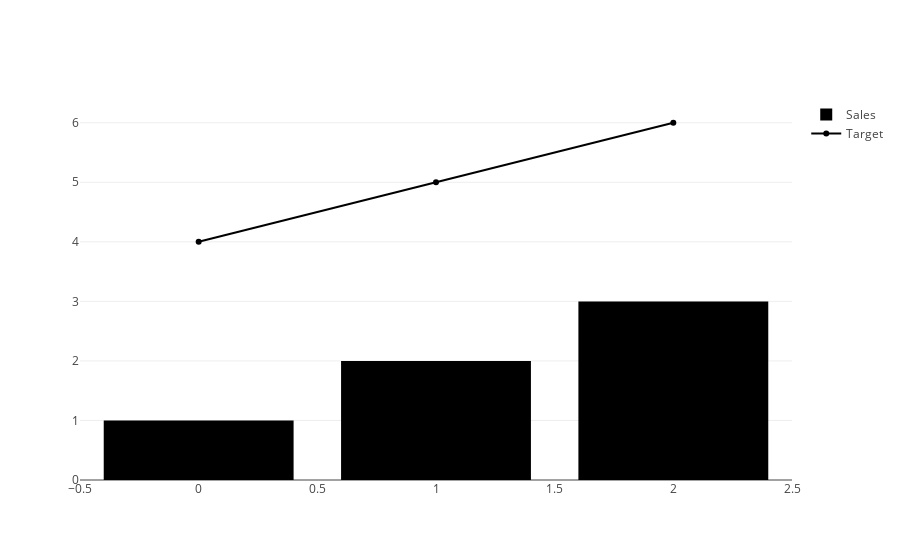

Write notebook code for a chart like this one.
### Code cell
trace1 = go.Bar(y=[1, 2, 3], name="Sales")
trace2 = go.Scatter(y=[4, 5, 6], name="Target")

# Data ek LIST hai []
fig = go.Figure(data=[trace1, trace2]) 
fig.show()

### Figure 1 — Plotly figure (JSON) as saved in the notebook; plotly's stock layout.template omitted (floating-point values rounded to 4 significant figures)
{"data": [{"name": "Sales", "type": "bar", "y": [1, 2, 3]}, {"name": "Target", "type": "scatter", "y": [4, 5, 6]}], "layout": {}}
